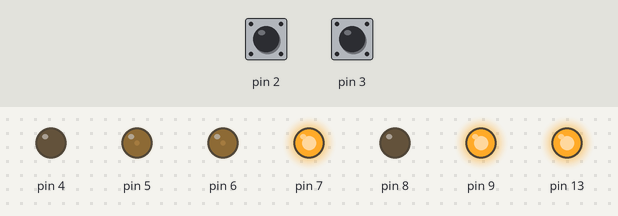
Recording of a sketch running on a simulated Arduino Uno, built with avr-gcc and run on an emulated ATmega328P. Shown: output pins drawn as LEDs (lit = HIGH). The inputs (shaded band) are chosen by the test bench; at power-on: pin 2 HIGH, pin 3 HIGH. What the sketch prints to the serial monitor is not drawn.

Above: at 0.6 s.
At 2.9 s:
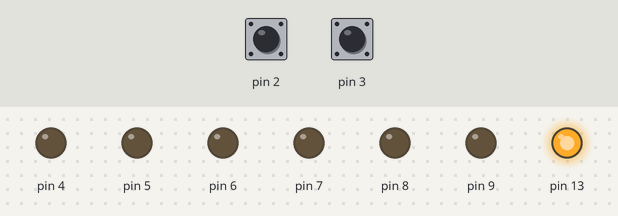
Timing chart, 0 to 4.4 s (numbered marks = the images above):
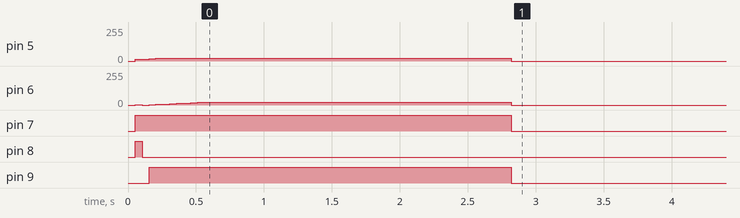

Measured:
- by itself, pin 5: 0/255 → 20/255 at 0.05 s, → 0/255 2.8 s later
- by itself, pin 7: LOW → HIGH at 0.05 s, → LOW 2.8 s later
- by itself, pin 8: LOW → HIGH at 0.05 s, → LOW 0.05 s later
- by itself, pin 9: LOW → HIGH at 0.15 s, → LOW 2.7 s later

The sketch:

main.ino
```cpp
#include <Arduino.h>
#include "helper.h"
#include "Encoder.h"
#include "Motor.h"
#include "PID.h"

#define MAX_PWM 100

Motor motorl;
Motor motorr;

Encoder encl;
Encoder encr;

float kp = 2.0;
float ki = 0.01;
float kd = 0.01;

PID leftPID(kp, ki, kd, MAX_PWM);
PID rightPID(kp, ki, kd, MAX_PWM);

volatile int counterLeft = 0;  // This variable will increase or decrease depending on the rotation of encoder
volatile int counterRight = 0; // This variable will increase or decrease depending on the rotation of encoder

void enc_left()
{
  encl.update();
}

void enc_right()
{
  encr.update();
}

velocity v;
velocity v_target;

pid_param k;
pwm p;

int mode = 1; // 0: PWM, 1: PID

void setup()
{
  Serial.begin(115200);
  pinMode(13, OUTPUT);
  while (!Serial)
    ;
  // waitStartCommand("mobile");
  digitalWrite(13, 1);
  motorl.init(5, 7, 4, 20);
  motorr.init(6, 9, 8, 20);

  encl.init(2, A1, false);
  encr.init(3, A0, true);

  attachInterrupt(digitalPinToInterrupt(encl.ena), enc_left, RISING);
  attachInterrupt(digitalPinToInterrupt(encr.ena), enc_right, RISING);
}

int c = 0;
const int interval = 50;
long previousMillis = 0;
long currentMillis = 0;
float setPoint = -5.0;

float Position = 0;
const unsigned int WordLength = 12;

void loop()
{
  //  while(1)
  //    {
  //    boolean EndCommand = 0;
  //    while(Serial.available()>0)
  //      {
  //      static char Command[WordLength];
  //      static unsigned int WordPosition = 0;
  //      char InByte = Serial.read();
  //      if(InByte != '\n')
  //        {
  //        Command[WordPosition] = InByte;
  //        WordPosition++;
  //        }
  //      else
  //        {
  //        Command[WordPosition] = '\0';
  //        Serial.print("input = ");
  //        Serial.println(Command);
  //        int Data0 = (Command[0]);
  //        int Data1 = (Command[1]-'0')*1000;
  //        int Data2 = (Command[2]-'0')*100;
  //        int Data3 = (Command[3]-'0')*10;
  //        int Data4 = (Command[4]-'0');
  //        int getPosition;
  //        if(Data0 == 43)
  //          {
  //          getPosition = Data1+Data2+Data3+Data4;
  //          }
  //        else if (Data0 == 45)
  //          {
  //          getPosition = -1*(Data1+Data2+Data3+Data4);
  //          }
  //        EndCommand = 1;
  //        }
  //      if(EndCommand == 1)
  //        {
  //        break;
  //        }
  //      }
  //    }
  float getPosition = 2000; //test send value

  Position = getPosition / 1000 * 1350; //change mm unit to m unit
  currentMillis = millis();

  if (c > Position) //1350 unit = 1m
  {
    motorl.rotate(0);
    motorr.rotate(0);
  }
  else
  {
    if (currentMillis - previousMillis > interval)
    {
      float deltaT = currentMillis - previousMillis;
      previousMillis = currentMillis;
      motorl.cal_velocity(encl.position);
      motorr.cal_velocity(encr.position);
      float v_l = motorl.v * 100;
      float v_r = motorr.v * 110;
      int pwmL = leftPID.evalu(v_l, setPoint, deltaT);
      int pwmR = rightPID.evalu(v_r, setPoint, deltaT);

      motorl.rotate(pwmL);
      motorr.rotate(pwmR+15);

      Serial.print(v_l);
      Serial.print("\t");
      Serial.print(v_r);
      Serial.print("\t");
      Serial.println(setPoint);

      c += interval;
    }
  }

  // while (c < 500)
  // {
  //   motorl.rotate(100);
  //   motorl.cal_velocity(encl.position);
  //   Serial.println(motorl.v * 100);
  //   delay(20);
  //   c++;
  // }

  // eventHandler(v_target, k, p, mode);

  // if(mode == 0)
  // {
  //   v_target.wl = 0;
  //   v_target.wr = 0;
  // }
  // else if (mode == 1)
  // {
  //   v = v_target;
  // }

  // sentMsg(v, k, p);
  // // Serial.println("X");
  // delay(100);
}
/*
  {"vl":1.00,"vr":2.00}
*/
```

Encoder.h
```cpp
#ifndef ENCODER_H
#define ENCODER_H

#include <Arduino.h>

const int encoder_minimum = -32768;
const int encoder_maximum = 32767;

class Encoder
{
private:
    /* data */
public:
    Encoder();
    void init(int enaIN, int enbIN, bool invertIn);
    void update();

    int ena, enb;
    bool invert;
    volatile int position = 0;
};

Encoder::Encoder()
{
}

void Encoder::init(int enaIN, int enbIN, bool invertIn)
{
    this->ena = enaIN;
    this->enb = enbIN;
    this->invert = invertIn;

    pinMode(ena, INPUT_PULLUP);
    pinMode(enb, INPUT_PULLUP);
}

void Encoder::update()
{
    if (this->invert)
    {
        if (digitalRead(this->enb) == LOW)
        {
            if (this->position == encoder_maximum)
            {
                this->position = encoder_minimum;
            }
            else
            {
                this->position++;
            }
        }
        else
        {
            if (this->position == encoder_minimum)
            {
                this->position = encoder_maximum;
            }
            else
            {
                this->position--;
            }
        }
    }
    else
    {
        if (digitalRead(this->enb) == LOW)
        {
            if (this->position == encoder_minimum)
            {
                this->position = encoder_maximum;
            }
            else
            {
                this->position--;
            }
        }
        else
        {
            if (this->position == encoder_maximum)
            {
                this->position = encoder_minimum;
            }
            else
            {
                this->position++;
            }
        }
    }
}

#endif
```

Motor.h
```cpp
#ifndef MOTOR_H
#define MOTOR_H

#include <Arduino.h>

const float TICKS_PER_METER = 1949;

class Motor
{
private:
    int en, in1, in2, maxPwm;
    double prevTime = 0;
    int prevLeftCount = 0;
public:
    Motor();
    void init(int enIn, int in1In, int in2In, int maxPwmIn);
    void rotate(int pwm);
    void cal_velocity(int encoder_tick);
    double v = 0;
};

Motor::Motor(){}

void Motor::init(int enIn, int in1In, int in2In, int maxPwmIn)
{
    en = enIn;
    in1 = in1In;
    in2 = in2In;
    maxPwm = maxPwmIn;

    pinMode(en, OUTPUT);
    pinMode(in1, OUTPUT);
    pinMode(in2, OUTPUT);

    rotate(0);
}

void Motor::rotate(int pwm)
{
    pwm = constrain(pwm, -maxPwm, maxPwm);
    if (pwm < -1)
    {
        digitalWrite(in1, 1);
        digitalWrite(in2, 0);
        analogWrite(en, -pwm);
    }
    else if (pwm > 1)
    {
        digitalWrite(in1, 0);
        digitalWrite(in2, 1);
        analogWrite(en, pwm);
    }
    else
    {
        digitalWrite(in1, 0);
        digitalWrite(in2, 0);
        analogWrite(en, 0);
    }
}

void Motor::cal_velocity(int encoder_tick)
{
    // Manage rollover and rollunder when we get outside the 16-bit integer range
    float numOfTicks = (65535 + encoder_tick - prevLeftCount) % 65535;

    // If we have had a big jump, it means the tick count has rolled over.
    if (numOfTicks > 10000)
    {
        numOfTicks = 0 - (65535 - numOfTicks);
    }

    // Calculate wheel velocity in meters per second
    v = (numOfTicks / TICKS_PER_METER) / ((millis() / 1000.0) - prevTime);
    // Keep track of the previous tick count
    prevLeftCount = encoder_tick;

    // Update the timestamp
    prevTime = (millis() / 1000.0);
}
#endif
```

PID.h
```cpp
#ifndef PID_H
#define PID_H

#include <Arduino.h>

class PID
{
private:
    float kp, ki, kd, outMax;
    float eprev, eintegral;
public:
    PID(float kpIn, float kiIn, float kdIn, float outMaxIn);
    int evalu(float pos, float setPoint, float deltaT);
};

PID::PID(float kpIn, float kiIn, float kdIn, float outMaxIn)
{
    kp=kpIn; ki=kiIn; kd=kdIn; outMax=outMaxIn;
}

int PID::evalu(float pos, float setPoint, float deltaT)
{
    // error
    float error = setPoint - pos;
    //derivative term
    float dedt = (error - eprev) / deltaT;
    // integral term
    eintegral = eintegral + error * deltaT;
    // compute control signal
    float u = kp*error + ki*eintegral + kd*dedt;
    //store previous error
    eprev = error;
    //control motor
    return constrain(u, -outMax, outMax);
}

#endif
```

helper.h
```cpp
#ifndef HELPER_H
#define HELPER_H

#include <Arduino.h>
#include <ArduinoJson.h>

struct velocity
{
  float wl = 0.0;
  float wr = 0.0;
};

struct pid_param
{
  float p = 0.0;
  float i = 0.0;
  float d = 0.0;
};

struct pwm
{
  int l = 0;
  int r = 0;
};

DynamicJsonDocument input(150);
DynamicJsonDocument output(150);

// Functions
String readMsg()
{
  String result = "";
  if (Serial.available() > 0)
  {
    result = Serial.readStringUntil('\n');
  }
  return result;
}

// {"status":"OK"}
void waitStartCommand(String name)
{
  while (1)
  {
    String res = "";
    output["name"] = "mobile";
    serializeJson(output, res);
    Serial.println(res);
    delay(10);

    if (Serial.available() > 0)
    {
      deserializeJson(input, readMsg());

      if (!input.isNull())
      {
        if (input["status"] == "OK")
          break;
      }
    }
  }
}

void eventHandler(velocity &v_target, pid_param &k, pwm &p, int &mode)
{
  String msg = readMsg();

  if (msg.length() > 0)
  {
    deserializeJson(input, msg);

    JsonObject obj = input.as<JsonObject>();

    if (obj.containsKey("kp"))
    {
      k.p = obj["kp"];
    }
    if (obj.containsKey("ki"))
    {
      k.i = obj["ki"];
    }
    if (obj.containsKey("kd"))
    {
      k.d = obj["kd"];
    }
    if (obj.containsKey("pwm_l"))
    {
      p.l = obj["pwm_l"];
    }
    if (obj.containsKey("pwm_r"))
    {
      p.r = obj["pwm_r"];
    }
    if (obj.containsKey("vl"))
    {
      v_target.wl = obj["vl"];
    }
    if (obj.containsKey("vr"))
    {
      v_target.wr = obj["vr"];
    }
    if (obj.containsKey("mode"))
    {
      mode =  obj["mode"];
    }
    // sentMsg(v);
  }
}

//{"vl":0,"vr":0}
void sentMsg(velocity v, pid_param k, pwm p)
{
  output["vl"] = v.wl;
  output["vr"] = v.wr;

  output["kp"] = k.p;
  output["ki"] = k.i;
  output["kd"] = k.d;

  output["pwm_l"] = p.l;
  output["pwm_r"] = p.r;

  String res;
  serializeJson(output, res);
  Serial.println(res);
}

#endif
```
